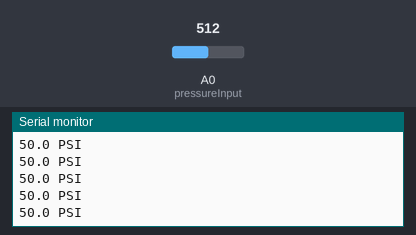
Bench run of a sketch on a simulated ESP8266 (NodeMCU). On the bench: the last lines printed to the serial monitor. The inputs (shaded band) are chosen by the test bench; at power-on: A0 (pressureInput) = 512. WiFi joins after 1.5 s; servers stay silent unless stated.

Above: at 3.0 s.
3.1 s: A0 (pressureInput) set to 716
At 3.49 s:
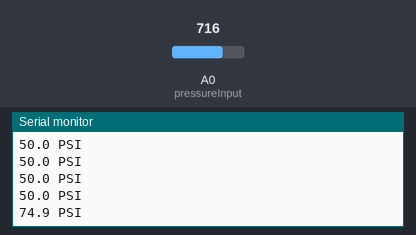
4.6 s: A0 (pressureInput) set to 900
At 4.74 s:
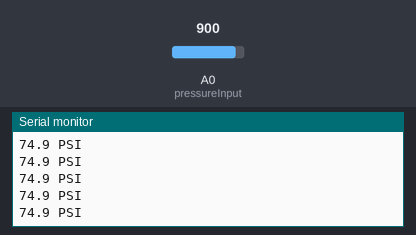
Timing chart, 0 to 7.6 s (numbered marks = the images above; inputs shaded):
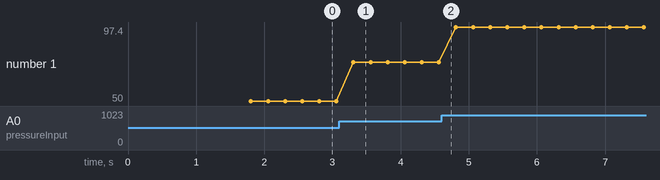

The sketch:

ESPMPAPRESSURESENSORsketch_aug17e_copy_20241022101455.ino
```cpp
#define BLYNK_TEMPLATE_ID "TMPL32dotQj8l"  // Replace with your template ID
#define BLYNK_TEMPLATE_NAME "Air Pressure with ESP8266"
#include <BlynkSimpleEsp8266.h>
#include <ESP8266WiFi.h>

char auth[] = "W9ogYigLytH9wuh6NLmDS_9G1ZaTT0UK"; // Replace with your Blynk authentication token
char ssid[] = "Vijai";       // Replace with your WiFi SSID
char pass[] = "123456789";   // Replace with your WiFi Password

// Pressure sensor variables
const int pressureInput = A0; // Select the analog input pin for the pressure transducer
const float pressureZero = 102.4; // Analog reading of pressure transducer at 0 PSI
const float pressureMax = 921.6;  // Analog reading of pressure transducer at 100 PSI
const int pressureTransducerMaxPSI = 100; // PSI value of transducer being used

float pressureValue = 0; // Variable to store the value coming from the pressure transducer

void setup() {
  // Initialize serial communication
  Serial.begin(9600);

  // Initialize Blynk
  Blynk.begin(auth, ssid, pass);
}

void loop() {
  // Run Blynk
  Blynk.run();

  // Read value from input pin and assign it to the variable
  pressureValue = analogRead(pressureInput);

  // Conversion equation to convert analog reading to PSI
  pressureValue = ((pressureValue - pressureZero) * pressureTransducerMaxPSI) / (pressureMax - pressureZero);

  // Print the pressure value to the Serial Monitor
  Serial.print(pressureValue, 1);
  Serial.println(" PSI");

  // Send the pressure value to Blynk (e.g., to Virtual Pin V1)
  Blynk.virtualWrite(V0, pressureValue);

  // Delay between sensor reads
  delay(250);
}
```

Measured:
- after the input at 3.1 s, the serial monitor: prints a new line after 0.21 s (image 1)
- plotted number 1: 50 → 74.9 after the input at 3.1 s, 74.9 → 97.4 after the input at 4.6 s
